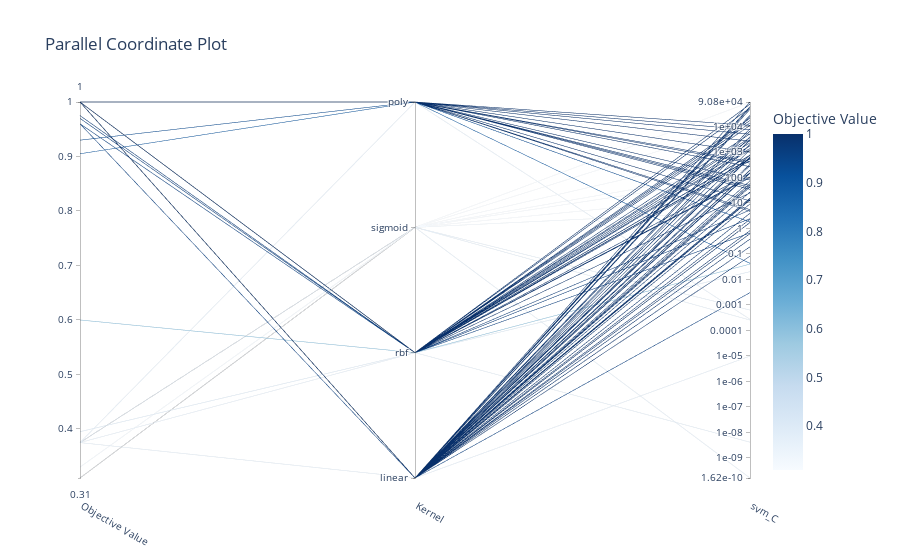

Notebook source saved alongside this figure:
### Code cell
optuna.visualization.plot_parallel_coordinate(studySVM)

### Figure 1 — Plotly figure (JSON) as saved in the notebook; plotly's stock layout.template omitted (floating-point values rounded to 4 significant figures)
{"data": [{"dimensions": [{"label": "Objective Value", "range": [0.31, 1], "values": [1, 1, 0.375, 0.375, 0.93, 0.375, 1, 0.375, 1, 0.375, 1, 1, 0.97, 1, 1, 0.6, 1, 0.905, 1, 1, 1, 1, 1, 1, 1, 1, 1, 0.31, 1, 0.31, 1, 1, 1, 1, 1, 0.975, 0.31, 1, 1, 0.375, 1, 1, 0.96, 1, 0.96, 1, 0.31, 1, 0.395, 1, 1, 1, 1, 1, 1, 1, 1, 1, 1, 1, 1, 1, 1, 1, 0.33, 1, 1, 1, 1, 1, 1, 1, 1, 1, 1, 1, 1, 0.31, 1, 1, 1, 1, 1, 1, 1, 1, 1, 1, 1, 1, 0.31, 1, 1, 1, 1, 1, 1, 1, 1, 1]}, {"label": "Kernel", "range": [0, 3], "ticktext": ["linear", "rbf", "sigmoid", "poly"], "tickvals": [0, 1, 2, 3], "values": [0, 1, 2, 2, 3, 1, 3, 0, 0, 2, 0, 1, 1, 1, 0, 1, 0, 3, 0, 1, 0, 3, 3, 3, 3, 3, 1, 2, 3, 2, 0, 0, 0, 0, 0, 1, 2, 0, 1, 3, 0, 0, 0, 0, 1, 0, 2, 0, 1, 0, 3, 1, 1, 1, 1, 1, 3, 0, 1, 3, 0, 1, 1, 1, 2, 1, 3, 0, 1, 0, 1, 0, 0, 0, 0, 3, 0, 2, 0, 0, 1, 0, 0, 0, 0, 3, 0, 1, 0, 3, 2, 0, 0, 0, 0, 1, 0, 1, 0, 3]}, {"label": "svm_C", "range": [-9.79, 4.958], "ticktext": ["1.62e-10", "1e-09", "1e-08", "1e-07", "1e-06", "1e-05", "0.0001", "0.001", "0.01", "0.1", "1", "10", "100", "1e+03", "1e+04", "9.08e+04"], "tickvals": [-9.79, -9, -8, -7, -6, -5, -4, -3, -2, -1, 0, 1, 2, 3, 4, 4.958], "values": [0.5955, 2.864, -3.594, -3.202, 0.2543, -8.385, 2.989, -5.007, 2.776, -9.79, -0.4189, 4.873, 0.3823, 2.163, 4.734, -1.399, 1.111, -1.37, 1.682, 2.871, 3.472, 3.694, 1.608, 1.678, 3.418, 0.6709, 4.035, 2.331, 2.625, 4.951, -0.2063, 2.888, 1.184, 2.462, 3.908, 0.7208, 2.039, 3.081, 4.136, -3.564, -0.7213, 0.2324, -2.52, 1.172, -0.1779, 2.186, 3.058, -1.093, -1.696, 4.39, 1.534, 4.727, 3.556, 4.237, 3.359, 2.652, 1.898, 4.958, 3.706, 1.077, 2.517, 2.021, 3.135, 1.392, 0.6793, 2.723, 3.87, 2.162, 4.321, 1.623, 3.478, 4.44, 4.674, 2.888, 3.819, 2.422, 3.294, 4.157, 4.777, 1.757, 3.077, 1.129, 2.279, 0.3594, -0.0872, 0.7353, 3.594, 2.739, 1.864, 4.044, 1.335, 0.9596, 1.686, 1.427, 2.288, 3.239, 2.808, 1.986, 0.2305, 2.56]}], "labelangle": 30, "labelside": "bottom", "line": {"color": [1, 1, 0.375, 0.375, 0.93, 0.375, 1, 0.375, 1, 0.375, 1, 1, 0.97, 1, 1, 0.6, 1, 0.905, 1, 1, 1, 1, 1, 1, 1, 1, 1, 0.31, 1, 0.31, 1, 1, 1, 1, 1, 0.975, 0.31, 1, 1, 0.375, 1, 1, 0.96, 1, 0.96, 1, 0.31, 1, 0.395, 1, 1, 1, 1, 1, 1, 1, 1, 1, 1, 1, 1, 1, 1, 1, 0.33, 1, 1, 1, 1, 1, 1, 1, 1, 1, 1, 1, 1, 0.31, 1, 1, 1, 1, 1, 1, 1, 1, 1, 1, 1, 1, 0.31, 1, 1, 1, 1, 1, 1, 1, 1, 1], "colorbar": {"title": {"text": "Objective Value"}}, "colorscale": [[0, "rgb(247,251,255)"], [0.125, "rgb(222,235,247)"], [0.25, "rgb(198,219,239)"], [0.375, "rgb(158,202,225)"], [0.5, "rgb(107,174,214)"], [0.625, "rgb(66,146,198)"], [0.75, "rgb(33,113,181)"], [0.875, "rgb(8,81,156)"], [1, "rgb(8,48,107)"]], "reversescale": false, "showscale": true}, "type": "parcoords"}], "layout": {"title": {"text": "Parallel Coordinate Plot"}}}
